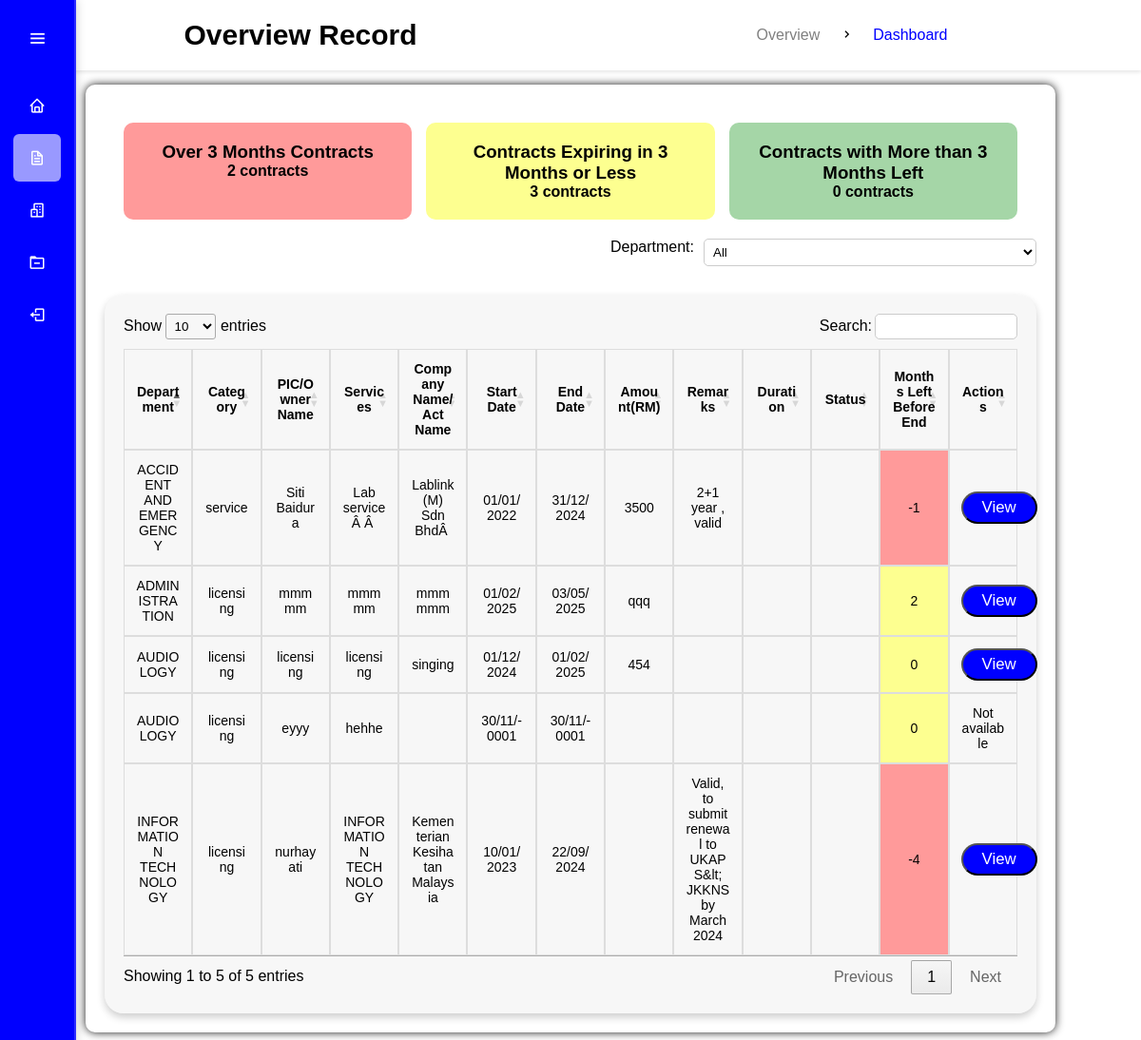
/dashboard.php (signed in), run on an earlier commit of the app's database.
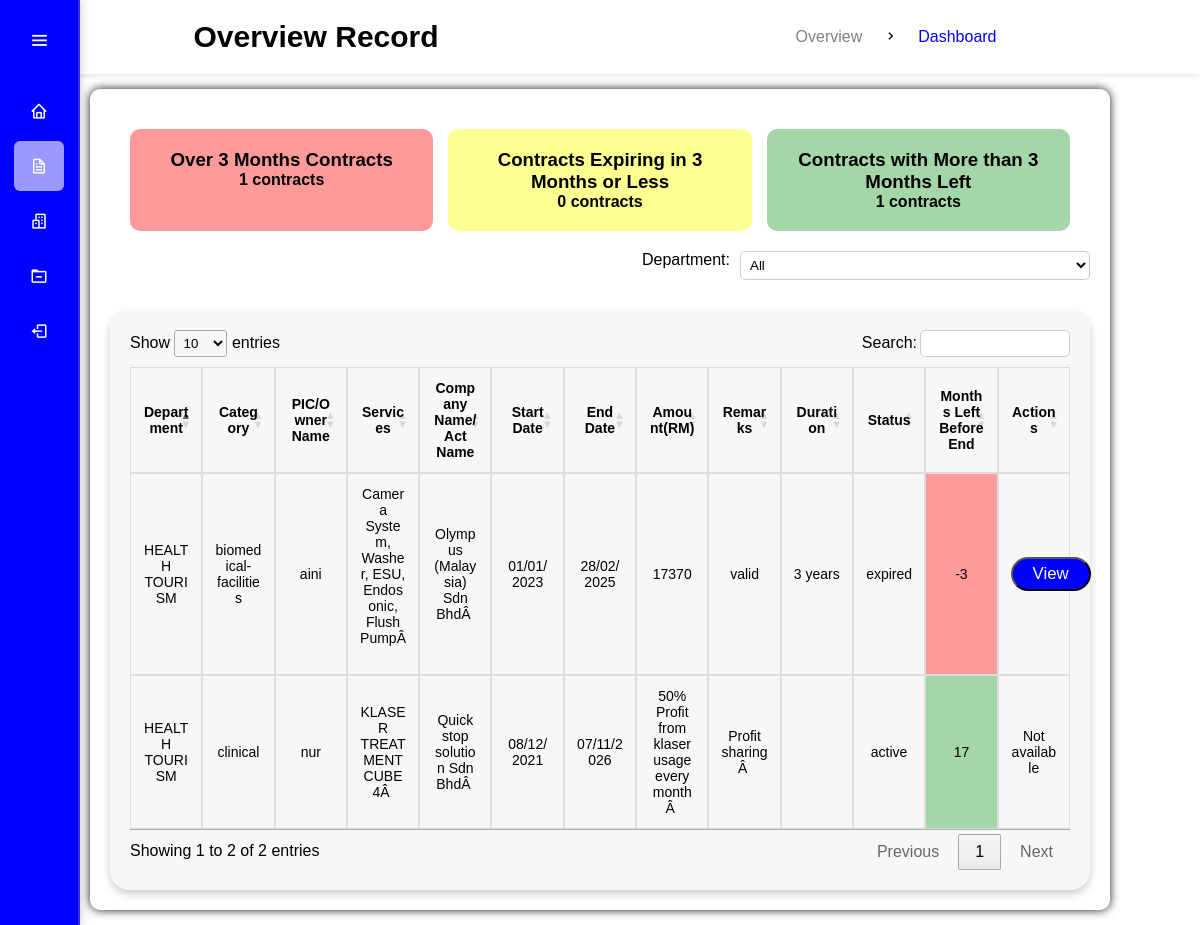
And on a later commit of the database.
### tables this page shows
CREATE TABLE IF NOT EXISTS `form` (
`id` int(11) NOT NULL,
  `category` varchar(50) NOT NULL,
  `pic` varchar(100) NOT NULL,
  `service` varchar(500) NOT NULL,
  `company` varchar(500) NOT NULL,
  `start` date NOT NULL,
  `endDate` date NOT NULL,
  `sqft` varchar(80) NOT NULL,
  `rent` varchar(80) NOT NULL,
  `remarks` varchar(500) NOT NULL,
  `filename` varchar(500) NOT NULL,
  `monthsLeft` int(100) NOT NULL,
  `department` varchar(100) NOT NULL,
  `upload_date` timestamp NOT NULL DEFAULT CURRENT_TIMESTAMP ON UPDATE CURRENT_TIMESTAMP,
  `status` enum('active','expired') NOT NULL,
  `duration` varchar(100) NOT NULL
);

### dashboard.php (the view, shortened to what this page needs)
<?php
include 'dbconn.php';
$department = $_SESSION['department'];
$dpt = ["ACCIDENT AND EMERGENCY", "ACCOUNTS", "ADMINISTRATION", "AUDIOLOGY","BUSINESS OFFICE","CUSTOMER SERVICE EXPERIENCE", "DIAGNOSTIC IMAGING SERVICES" ,"DIETARY" ,"ENDOSCOPY ROOM" ,"HAEMODIALYSIS" ,"HEALTH INFORMATION MANAGEMENT SERVICES" ,"HEALTH SCREENING","HEALTH TOURISM","HEALTHCARE ENGINEERING SERVICES","HUMAN RESOURCES MANAGEMENT","ICU/CCU/CICU","INFORMATION TECHNOLOGY","KLINIK WAQAF AN-NUR","MARKETING & CORPORATE COMMUNICATION","MATERNITY","MEDICAL WARD","NURSING ADMINISTRATION","OPERATION THEATER","OUTSOURCE SERVICES","PAEDIATRIC WARD","PATIENT SERVICES","PHARMACY","PHYSIOTHERAPY","PREMIER WARD","PUBLIC RELATION","PURCHASING","QUALITY","RISK & COMPLIANCE SERVICES","SAFETY & HEALTH","SURGICAL WARD"];
$query = "SELECT
            SUM(CASE WHEN monthsLeft < 0 THEN 1 ELSE 0 END) AS over3MonthsCount,
            SUM(CASE WHEN monthsLeft >= 0 AND monthsLeft <= 3 THEN 1 ELSE 0 END) AS lower3MonthsCount,
            SUM(CASE WHEN monthsLeft > 3 THEN 1 ELSE 0 END) AS higher3MonthsCount
          FROM form";
$result = $connection->query($query);
$row = $result->fetch_assoc();
$over3MonthsCount = isset($row['over3MonthsCount']) ? $row['over3MonthsCount'] : 0;
$lower3MonthsCount = isset($row['lower3MonthsCount']) ? $row['lower3MonthsCount'] : 0;
$higher3MonthsCount = isset($row['higher3MonthsCount']) ? $row['higher3MonthsCount'] : 0;
?>
<!DOCTYPE html>
<html lang="en">
<head>
    <link rel="stylesheet" href="https://cdn.datatables.net/1.13.5/css/jquery.dataTables.min.css">
    <link href='https://cdn.jsdelivr.net/npm/boxicons@latest/css/boxicons.min.css' rel='stylesheet'>
    <link rel="stylesheet" href="style.css">
    <link rel="stylesheet" href="style.css">
</head>
<body>
    <nav class="navbar">
    <div class="navdiv">
        <h2>Overview Record</h2>
        <ul class="breadcrumb">
            <li><a href="#">Overview</a></li>
            <li><i class='bx bx-chevron-right' style="color: black;"></i></li>
            <li><a class="active" href="home.php">Dashboard</a></li>
        </ul>
    </div>
</nav>
    <div class="wrapper">
    <div class="sidebar">
        <div class="logo-menu">
            <i class='bx bx-menu toggle-btn'></i>
        </div>
        <ul class="list">
            <li class="list-item">
                <a href="home.php">
                    <i class='bx bx-home'></i>
                </a>
            </li>
            <li class="list-item active">
                <a href="">
                    <i class='bx bx-file'></i>
                </a>
            </li>
            <li class="list-item">
                <a href="department.php">
                    <i class='bx bx-buildings'></i>
                </a>
            </li>
            <li class="list-item">
                <a href="terminate.php">
                    <i class='bx bx-folder-minus'></i>
                </a>
            </li>
            <li class="list-item">
                <a href="logout.php">
                    <i class='bx bx-log-out'></i>
                </a>
            </li>
        </ul>
    </div>
    <div class="card-container">
    <div class="over3months">
        <h3>Over 3 Months Contracts</h3>
        <p><?= $over3MonthsCount; ?> contracts</p>
    </div>
    <div class="lower3months">
        <h3>Contracts Expiring in 3 Months or Less</h3>
        <p><?= $lower3MonthsCount; ?> contracts</p>
    </div>
    <div class="higher3months">
        <h3>Contracts with More than 3 Months Left</h3>
        <p><?= $higher3MonthsCount; ?> contracts</p>
    </div>
</div>
    <div>
        <div class="filter-container">
            <label for="departmentFilter" style="color: black;">Department:</label>
            <select id="departmentFilter">
                <option value="">All</option>
                <?php foreach ($dpt as $department): ?>
                    <option value="<?php echo htmlspecialchars($department); ?>"><?php echo htmlspecialchars($department); ?></option>
                <?php endforeach; ?>
            </select>
        </div>
        <div class="center-table">
            <table id="example" class="table table-striped">
                <thead>
                    <tr>
                        <th>Department</th>
                        <th>Category</th>
                        <th>PIC/Owner Name</th>
                        <th>Services</th>
                        <th>Company Name/Act Name</th>
                        <th>Start Date</th>
                        <th>End Date</th>
                        <th>Amount(RM)</th>
                        <th>Remarks</th>
                        <th>Duration</th>
                        <th>Status</th>
                        <th>Months Left Before End</th>
                        <th>Actions</th>
                    </tr>
                </thead>
                <tbody>
                    <?php
                    $stmt = $connection->prepare("SELECT status,department,category, pic, service, company, start, endDate, rent, remarks, duration, monthsLeft,filename FROM form WHERE department = ?");
                    if (!$stmt->bind_param("i", $department)) {
                        die("Bind failed: " . $stmt->error);
                    }
                    if (!$stmt->execute()) {
                        die("Execution failed: " . $stmt->error);
                    }
                    $result = $stmt->get_result();
                    if ($result->num_rows > 0) {
                        while ($row = $result->fetch_assoc()) {
                            echo "<tr>";
                            echo "<td>" . htmlspecialchars($row["department"]) . "</td>";
                            echo "<td>" . htmlspecialchars($row["category"]) . "</td>";
                            echo "<td>" . htmlspecialchars($row["pic"]) . "</td>";
                            echo "<td>" . htmlspecialchars($row["service"]) . "</td>";
                            echo "<td>" . htmlspecialchars($row["company"]) . "</td>";
                            echo "<td>" . date("d/m/Y", strtotime($row["start"])) . "</td>";
                            echo "<td>" . date("d/m/Y", strtotime($row["endDate"])) . "</td>";
                            echo "<td>" . htmlspecialchars($row["rent"]) . "</td>";
                            echo "<td>" . htmlspecialchars($row["remarks"]) . "</td>";
                            echo "<td>" . htmlspecialchars($row["duration"]) . "</td>";
                            echo "<td>" . htmlspecialchars($row["status"]) . "</td>";
                            echo "<td>" . htmlspecialchars($row["monthsLeft"]) . "</td>";
                            if (!empty($row['filename'])) {
                                echo "<td><form action='view1.php' method='get'>
                                <input type='hidden' name='filename' value='" . htmlspecialchars($row['filename']) . "'>
                                <button type='submit' class='btn'>View</button>
                              </form></td>";
                            } else {
                                echo "<td>Not available</td>";
                            }
                            echo "</tr>";
                        }
                    }
                    ?>
                </tbody>
            </table>
        </div>
    </div>
    </div>
</body>
</html>

### style.css (style rules this page uses)
* { margin: 0; padding: 0; box-sizing: border-box; font-family: 'Poppins', sans-serif; }
body { min-height: 100vh; display: flex; flex-direction: column; background-size: cover; background-position: center; color: white; }
.center-table { display: flex; justify-content: center; background-color: rgba(240, 240, 240, 0.5); color: black; margin-top: 30px; border-radius: 20px; padding: 20px; box-shadow: 0 4px 8px rgba(0, 0, 0, 0.2); overflow-x: visible; }
#example { width: 100%; padding-top: 10px; color: black; table-layout: fixed; }
#example th, #example td { border: 1px solid #ddd; text-align: center; overflow-wrap: break-word; word-wrap: break-word; padding: 12px; font-size: 14px; }
.lower3months { background-color: #FDFF90; }
.higher3months { background-color: #9EFBA8; }
.over3months { background-color: #FF9A9A; }
.btn { background: blue; color: white; font-size: 1.2em; padding: 5px 20px; text-decoration: none; border-radius: 20px; }
.filter-container { display: flex; justify-content: flex-end ; }
#departmentFilter { margin-left: 10px; padding: 5px; border: 1px solid #ccc; border-radius: 5px; background-color: white; color: black; }
.wrapper { display: flex; margin: 15px auto; flex-direction: column; align-items: center; width: 85%; padding: 20px; background: white; border-radius: 10px; box-shadow: 0 0 10px rgba(0, 0, 0, 0.9); }
h3 { color:black; text-align: center; width: 100%; }
.navbar { background: white; padding: 20px; box-shadow: 0 2px 4px rgba(0, 0, 0, 0.1); }
.navbar .navdiv { display: flex; justify-content: space-around; align-items: center; }
.navbar .navdiv h2 { font-size: 30px; font-weight: 600; color: black; margin: 0; }
.navbar .navdiv .breadcrumb { display: flex; align-items: center; list-style: none; padding: 0; }
.navbar .navdiv .breadcrumb li { margin: 0 10px; color: grey; }
.navbar .navdiv .breadcrumb li a { text-decoration: none; color: grey; }
.navbar .navdiv .breadcrumb li a.active { color: blue; }
.sidebar { position: fixed; top: 0; left: 0; width: 80px; height: 100%; background-color: blue; backdrop-filter: blur(50px); border-right: 2px solid rgba(225, 225, 255, 0.2); box-shadow: 0 0 10px rgba(0, 0, 0, 0.2); padding: 6px 14px; transition: width 0.5s ease; z-index: 10; }
.sidebar .logo-menu { display: flex; align-items: center; width: 100%; height: 70px; }
.sidebar .logo-menu .toggle-btn { position: absolute; top: 20px; left: 25%; width: 40px; height: 40px; font-size: 22px; color: white; text-align: center; line-height: 40px; cursor: pointer; transition: 0.5s; z-index: 100; }
.sidebar .list { margin-top: 10px; }
.sidebar .list .list-item { list-style: none; width: 100%; height: 50px; margin: 5px 0; line-height: 50px; }
.sidebar .list .list-item a { display: flex; align-items: center; font-size: 18px; color: white; text-decoration: none; border-radius: 6px; transition: background 0.5s; }
.sidebar .list .list-item.active a, .sidebar .list .list-item a:hover { background: rgba(255, 255, 255, 0.6); }
.sidebar .list .list-item a i { min-width: 50px; height: 50px; text-align: center; line-height: 50px; }

### dashboard.php (style rules this page uses)
.card-container { display: flex; justify-content: space-between; gap: 15px; padding: 20px; }
.card-container div { flex: 1; padding: 20px; border-radius: 10px; text-align: center; font-weight: bold; }
.over3months { background-color: #FF9A9A; color: black; }
.lower3months { background-color: #FDFF90; color: black; }
.higher3months { background-color: #A5D6A7; color: black; }

What changed in the data, as far as the page shows it:
removed form: department "INFORMATION TECHNOLOGY", category "licensing", pic "nurhayati", service "INFORMATION TECHNOLOGY", company "Kementerian Kesihatan Malaysia", start "10/01/2023", endDate "22/09/2024", remarks "Valid, to submit renewal to UKAPS&lt; JKKNS by March 2024", monthsLeft "-4"
removed form: department "ACCIDENT AND EMERGENCY", category "service", pic "Siti Baidura", service "Lab serviceÂ Â", company "Lablink (M) Sdn BhdÂ", start "01/01/2022", endDate "31/12/2024", rent "3500", remarks "2+1 year , valid", monthsLeft "-1"
removed form: department "AUDIOLOGY", category "licensing", pic "licensing", service "licensing", company "singing", start "01/12/2024", endDate "01/02/2025", rent "454", monthsLeft "0"
removed form: department "AUDIOLOGY", category "licensing", pic "eyyy", service "hehhe", start "30/11/-0001", endDate "30/11/-0001", monthsLeft "0", filename "Not available"
removed form: department "ADMINISTRATION", category "licensing", pic "mmmmm", service "mmmmm", company "mmmmmm", start "01/02/2025", endDate "03/05/2025", rent "qqq", monthsLeft "2"
added form: department "HEALTH TOURISM", category "biomedical-facilities", pic "aini", service "Camera System, Washer, ESU, Endosonic, Flush PumpÂ", company "Olympus (Malaysia) Sdn BhdÂ", start "01/01/2023", endDate "28/02/2025", rent "17370", remarks "valid", duration "3 years", status "expired", monthsLeft "-3"
added form: department "HEALTH TOURISM", category "clinical", pic "nur", service "KLASER TREATMENT CUBE 4Â", company "Quick stop solution Sdn BhdÂ", start "08/12/2021", endDate "07/11/2026", rent "50% Profit from klaser usage every monthÂ", remarks "Profit sharingÂ", status "active", monthsLeft "17", filename "Not available"
Also different on the page:
$over3MonthsCount: "2" → "1"
$lower3MonthsCount: "3" → "0"
$higher3MonthsCount: "0" → "1"
text written by a page script: "Show entries Search: Showing 1 to 5 of 5 entries Previous 1 Next" → "Show entries Search: Showing 1 to 2 of 2 entries Previous 1 Next"
